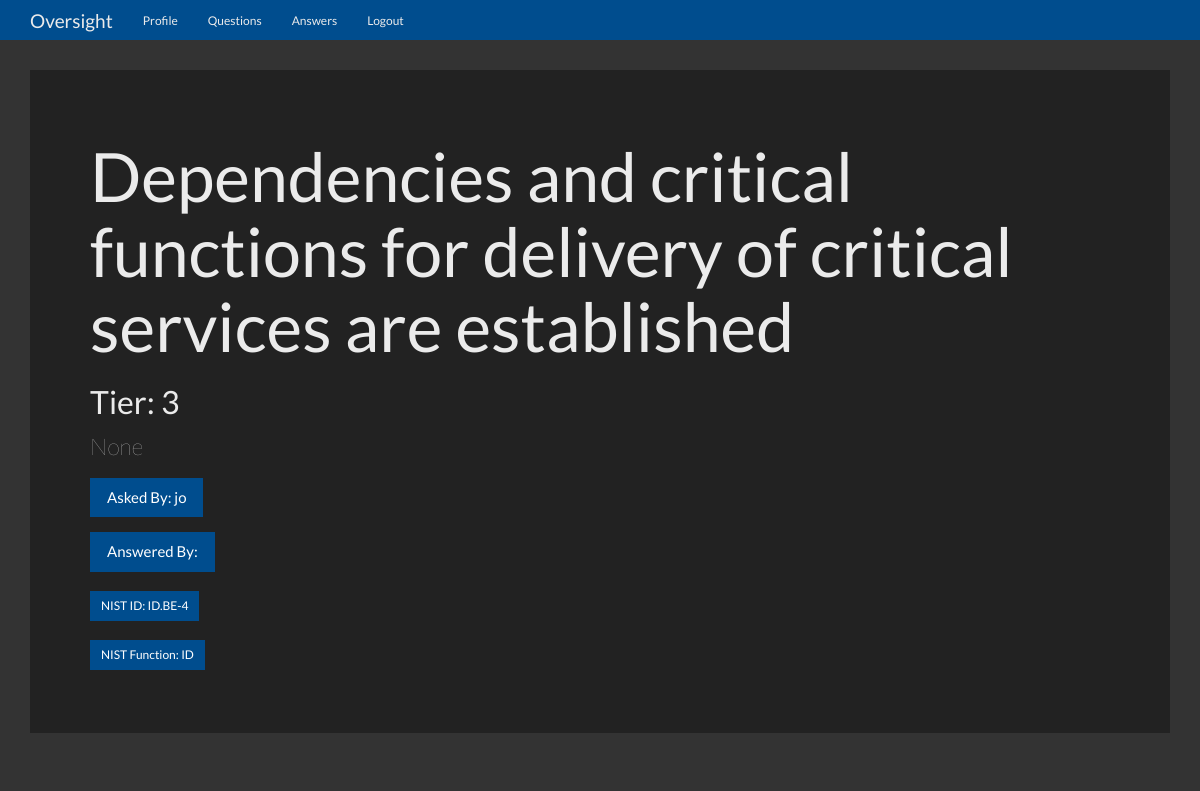
The app's page /question/10 (signed in), older data.
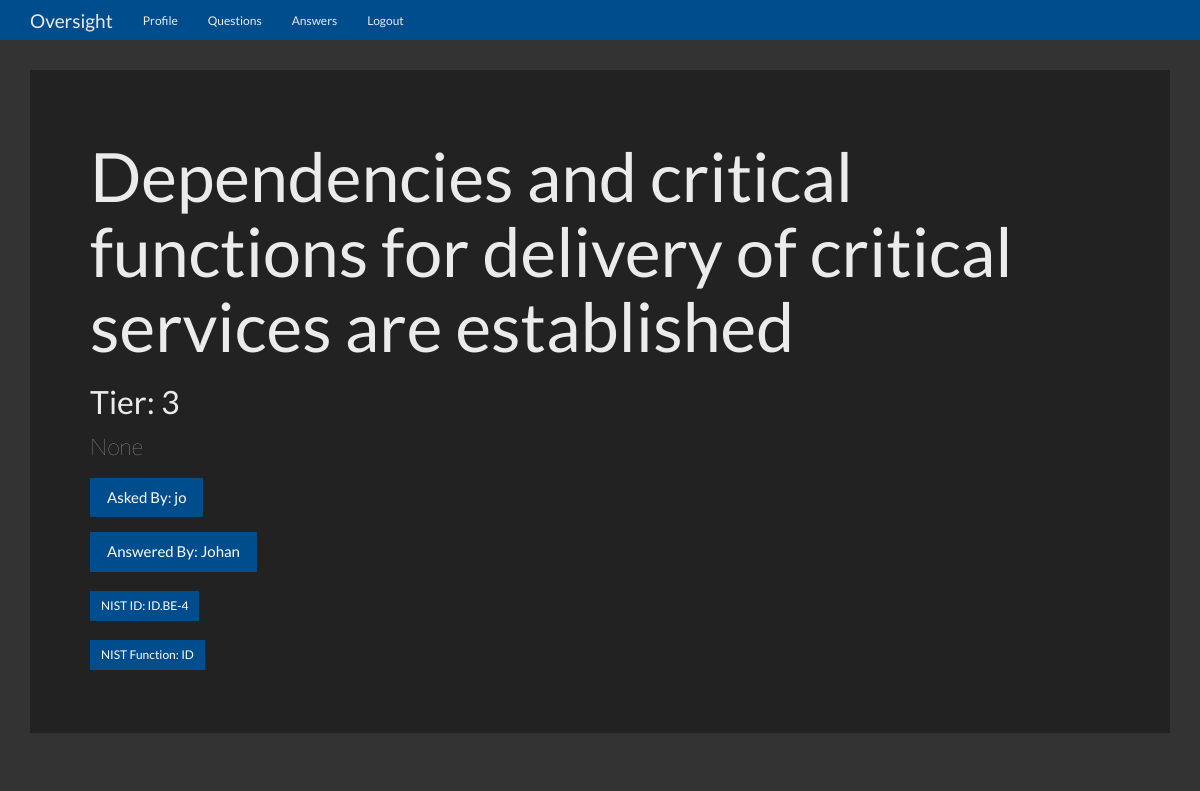
The same page, newer data.
### flaskqa/models.py (models this page shows, shortened)
class Question(db.Model):
    id = db.Column(db.Integer, primary_key=True)
    question = db.Column(db.Integer)
    answer = db.Column(db.Integer)
    asked_by_id = db.Column(db.Integer, db.ForeignKey('user.id'))
    expert_id = db.Column(db.Integer, db.ForeignKey('user.id'))
    nist_id = db.Column(db.String)
    nist_function = db.Column(db.String)
    nist_subcategory = db.Column(db.String)
    justification = db.Column(db.Text)

class User(UserMixin, db.Model):
    id = db.Column(db.Integer, primary_key=True)
    name = db.Column(db.String(50))
    password = db.Column(db.String(100))
    expert = db.Column(db.Boolean)
    admin = db.Column(db.Boolean)
    questions_asked = db.relationship(
        'Question',
        foreign_keys='Question.asked_by_id',
        backref='asker',
        lazy=True
    )
    answers_requested = db.relationship(
        'Question',
        foreign_keys='Question.expert_id',
        backref='expert',
        lazy=True
    )
    @property
    def unhashed_password(self):
        raise AttributeError('Cannot view unhashed password!')

### flaskqa/routes/main.py (the view)
@main.route('/question/<int:question_id>', methods=['GET', 'POST'])
@login_required
def question(question_id):
    if not current_user.expert:
        return redirect(url_for('main.index'))
    question = Question.query.get_or_404(question_id)
    if request.method == 'POST':
        question.answer = request.form['answer']
        db.session.commit()
        return redirect(url_for('main.unanswered'))
    context = {
        'question' : question
    }
    return render_template('question.html', **context)

### flaskqa/__init__.py (called while the page is built)
def create_app(config_file='settings.py'):
    app = Flask(__name__)
    app.config.from_pyfile(config_file)
    db.init_app(app)
    login_manager.init_app(app)
    login_manager.login_view = 'auth.login'
    @login_manager.user_loader
    def user_loader(user_id):
        return User.query.get(user_id)
    app.register_blueprint(main)
    app.register_blueprint(auth)
    app.cli.add_command(create_tables)
    return app

### flaskqa/templates/question.html (shortened to what this page needs)
{% extends 'base.html' %}
{% block content %}
<div class="jumbotron">
        <h1>{{ question.question }}</h1>
        <h2>Tier: {{ question.answer }}</h2>
        <p>{{ question.justification }}</p>
        <p><a class="btn btn-primary btn-md">Asked By: {{ question.asker.name }}</a></p>
        <p><a class="btn btn-primary btn-md">Answered By: {{ question.expert.name }}</a></p>
        <p><a class="btn btn-primary btn-sm">NIST ID: {{ question.nist_id }}</a></p>
        <p><a class="btn btn-primary btn-sm">NIST Function: {{ question.nist_function }}</a></p>
      </div>
{% endblock %}

### flaskqa/templates/base.html (shortened to what this page needs)
<!DOCTYPE html>
<html lang="en">
  <head>
    <link href="{{ url_for('static', filename='bootstrap.min.css') }}" rel="stylesheet">
    <link href="{{ url_for('static', filename='theme.css') }}" rel="stylesheet">
  </head>
  <body>
    <nav class="navbar navbar-inverse navbar-fixed-top">
      <div class="container">
        <div class="navbar-header">
          <a class="navbar-brand" href="#">Oversight</a>
        </div>
        <div id="navbar" class="navbar-collapse collapse">
          <ul class="nav navbar-nav">
            {% if current_user.is_authenticated %}
            <li><a href="{{ url_for('main.chart') }}">Profile</a></li>
            {% endif %}
            {% if current_user.is_authenticated and current_user.expert %}
            <li><a href="{{ url_for('main.unanswered') }}">Questions</a></li>
            {% endif %}
            {% if current_user.is_authenticated %}
            <li><a href="{{ url_for('main.index') }}">Answers</a></li>
            {% endif %}
            {% if current_user.is_authenticated %}
            <li><a href="{{ url_for('auth.logout') }}">Logout</a></li>
            {% endif %}
          </ul>
        </div>
      </div>
    </nav>
    <div class="container theme-showcase" role="main">
      {% block content %}{% endblock %}
    </div>
  </body>
</html>

### flaskqa/static/theme.css (style rules this page uses)
body { padding-top: 70px; padding-bottom: 30px; }

Row changes from the older to the newer data that the page shows:
added User: expert.name "Johan"
